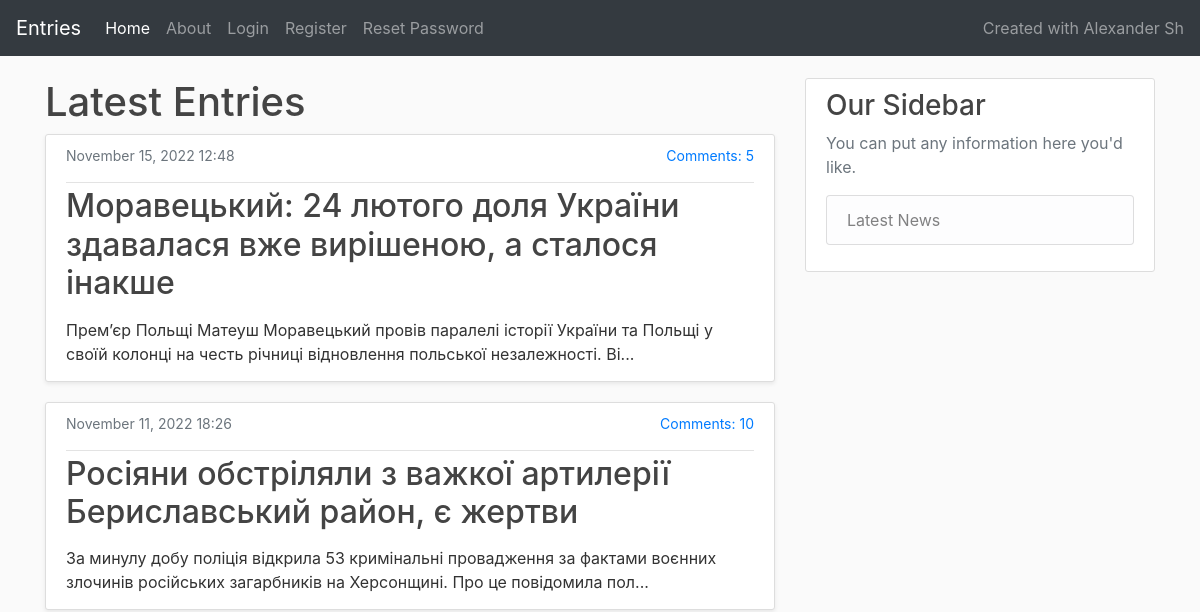
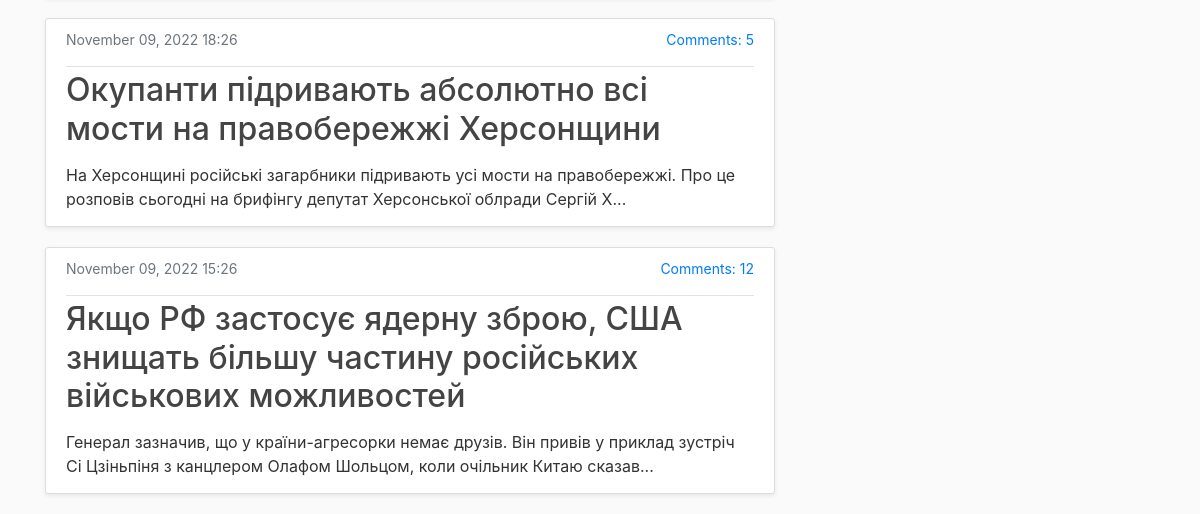
The app's page /, older data (2 pictures, top to bottom).
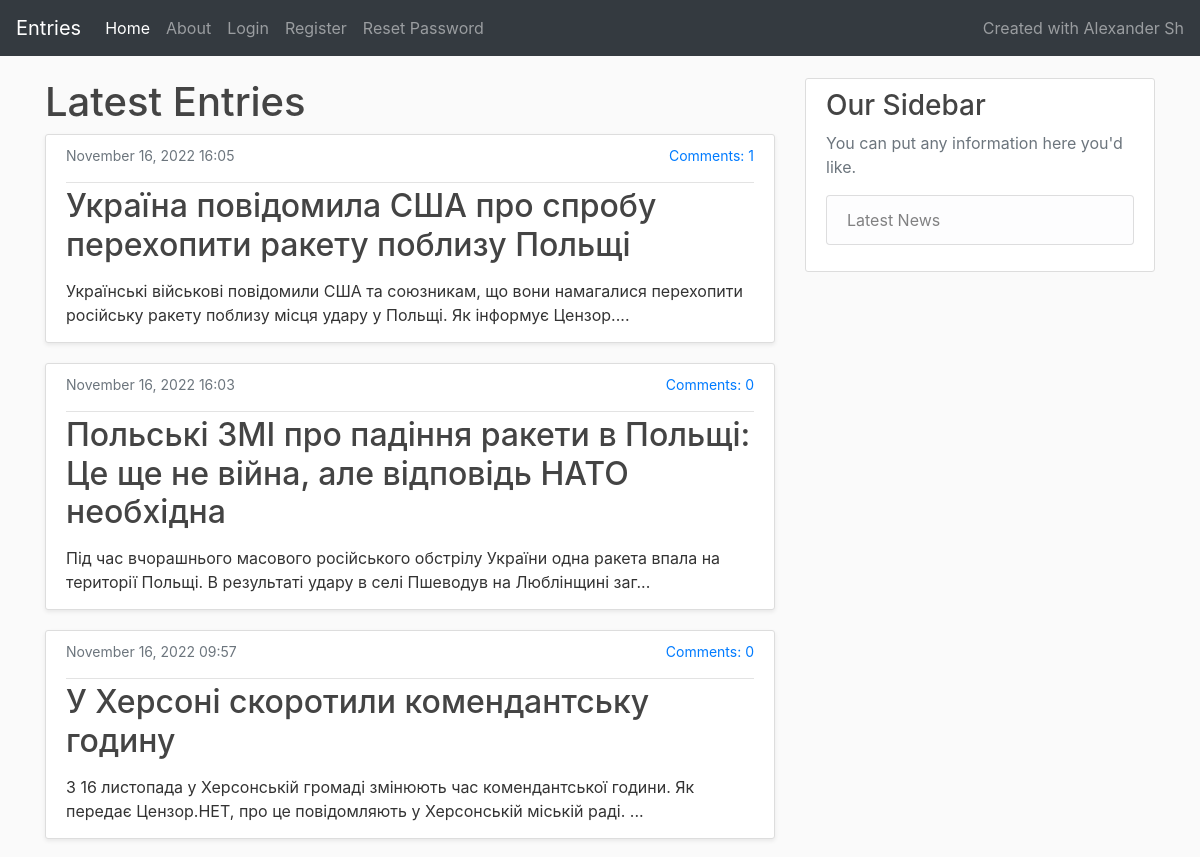
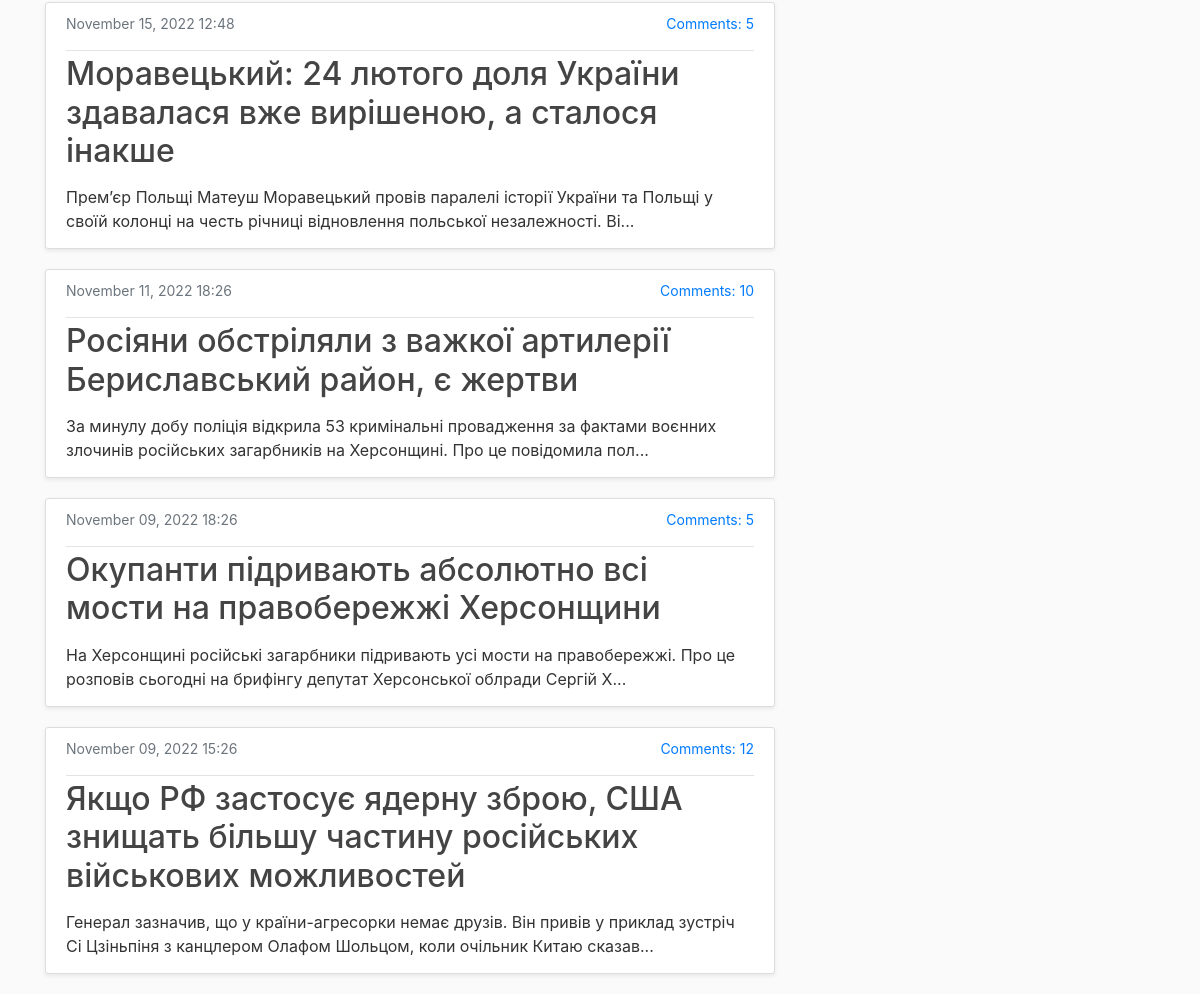
The same page, newer data (2 pictures, top to bottom).
### content/models.py (models this page shows, shortened)
class Entry(models.Model):
    title = models.CharField(max_length=100)
    content = models.TextField()
    user_id = models.IntegerField(null=False)
    created_at = models.DateTimeField(default=timezone.now)
    updated_at = models.DateTimeField(default=timezone.now)
    class Meta:
        db_table = "base_entry"

### base/views.py (the view)
# urls.py: path('', views.index, name='index'),
def index(request):
    entries = Entry.objects.all().order_by('-id')[:10:1]
    context = {
        'entries': entries,
        'title': 'Latest Entries',
    }
    return render(request, 'index.html', context)

### base/templates/index.html (shortened to what this page needs)
{% load static %}
<html lang="en">
<head>
    <link rel="stylesheet" href="https://cdn.jsdelivr.net/npm/bootstrap@4.6.2/dist/css/bootstrap.min.css">
    <link rel="stylesheet" href="{% static 'css/main.css' %}">
</head>
<body>
    <nav class="navbar navbar-expand-lg navbar-dark bg-dark">
        <a class="navbar-brand" href="{% url 'index' %}">Entries</a>
        <div class="collapse navbar-collapse" id="navbarText">
          <ul class="navbar-nav sticky-top mr-auto">
            <li class="nav-item active">
                <a class="nav-link" href="{% url 'index' %}">Home <span class="sr-only">(current)</span></a>
            </li>
            <li class="nav-item">
                <a class="nav-link" href="{% url 'about' %}">About</a>
            </li>
            {% if user.is_authenticated %}
                <li class="nav-item">
                  <a class="nav-link" href="{% url 'profile' %}">Profile</a>
                </li>
                <li class="nav-item dropdown">
                    <a class="nav-link dropdown-toggle" href="#" id="entries" role="button" data-toggle="dropdown" aria-haspopup="true" aria-expanded="false">Entries</a>
                    <div class="dropdown-menu" aria-labelledby="navbarDropdown">
                      <a class="dropdown-item" href="{% url 'collection-entries' %}">Collection</a>
                      <a class="dropdown-item" href="{% url 'create-entry' %}">Create</a>
                    </div>
                </li>
                <li class="nav-item">
                  <a class="nav-link" href="{% url 'logout' %}">Logout</a>
                </li>
                {% else %}
                <li class="nav-item">
                  <a class="nav-link" href="{% url 'login' %}">Login</a>
                </li>
                <li class="nav-item">
                  <a class="nav-link" href="{% url 'register' %}">Register</a>
                </li>
                <li class="nav-item">
                  <a class="nav-link" href="{% url 'password_reset' %}">Reset Password</a>
                </li>
            {% endif %}
          </ul>
          <span class="navbar-text">
            Created with Alexander Sh
          </span>
        </div>
      </nav>
    <main role="main" class="container">
      <div class="row">
        <div class="col-md-8">
            {% if title %}
                <h1>{{ title }}</h1>
            {% endif %}
            {% block content %}
                {% for entry in entries %}
                    <article class="media content-section shadow-sm">
                        <div class="media-body">
                          <div class="article-metadata">
                              <small style="float: right">
                               <a href="{% url 'details' entry.id  %}#comments">Comments: {{ entry.comments.all.count }}</a>
                            </small>
                            <small class="text-muted">{{ entry.created_at|date:"F d, Y H:i" }}</small>
                          </div>
                          <h2><a class="article-title" href="{% url 'details' entry.id  %}">{{ entry.title }}</a></h2>
                            <p class="article-content">
                                {{ entry.content|slice:"0:150" }}...
                            </p>
                        </div>
                    </article>
                {% endfor %}
            {% endblock %}
        </div>
        <div class="col-md-4">
          <div class="content-section">
            <h3>Our Sidebar</h3>
            <p class='text-muted'>You can put any information here you'd like.
              <ul class="list-group">
                <li class="list-group-item list-group-item-light">Latest News</li>
              </ul>
            </p>
          </div>
        </div>
      </div>
    </main>
</body>
</html>

### base/static/css/main.css (style rules this page uses)
body { background: #fafafa; color: #333333; }
h1, h2, h3, h4, h5, h6 { color: #444444; }
ul { margin: 0; }
.navbar { margin-bottom: 1.4rem; color: #ffffff; }
.content-section { background: #ffffff; padding: 10px 20px; border: 1px solid #ddd; border-radius: 3px; margin-bottom: 20px; }
.article-title { color: #444444; }
.article-content { margin-bottom: 5px; margin-top: 15px; display: block; }
.media-body small { margin-bottom: 15px; display: block; }
.article-metadata { padding-bottom: 1px; margin-bottom: 4px; border-bottom: 1px solid #e3e3e3 }

Row changes from the older to the newer data that the page shows:
added Entry: comments.all.count "1", created_at "November 16, 2022 16:05", title "Україна повідомила США про спробу перехопити ракету поблизу Польщі", content "Українські військові повідомили США та союзникам, що вони намагалися перехопити російську ракету поблизу місця удару у Польщі. Як інформує Цензор."
added Entry: comments.all.count "0", created_at "November 16, 2022 16:03", title "Польські ЗМІ про падіння ракети в Польщі: Це ще не війна, але відповідь НАТО необхідна", content "Під час вчорашнього масового російського обстрілу України одна ракета впала на території Польщі. В результаті удару в селі Пшеводув на Люблінщині заг"
added Entry: comments.all.count "0", created_at "November 16, 2022 09:57", title "У Херсоні скоротили комендантську годину", content "З 16 листопада у Херсонській громаді змінюють час комендантської години. Як передає Цензор.НЕТ, про це повідомляють у Херсонській міській раді."
